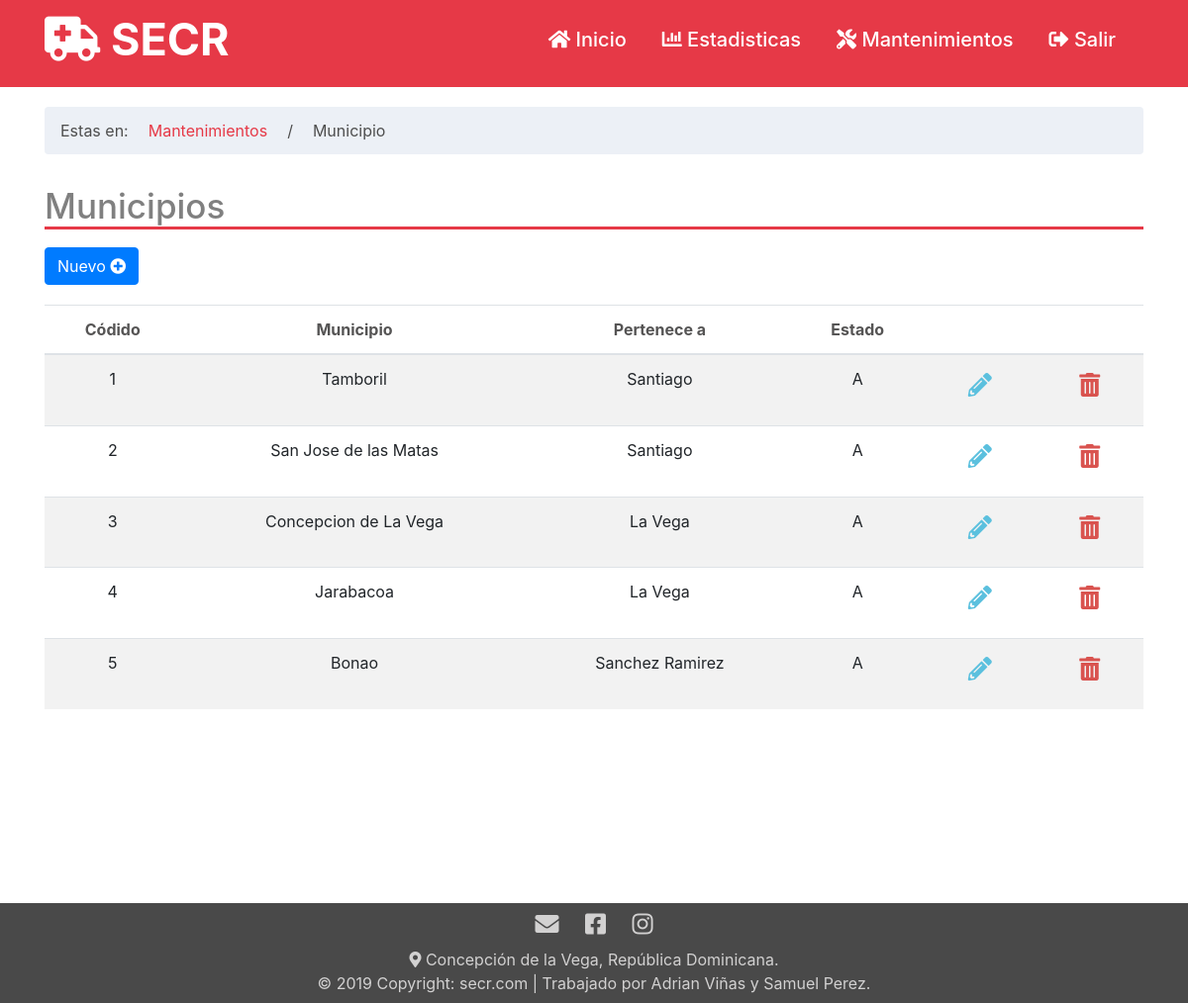
Screenshot of /municipio_mant.php with the database file from the repository.
### tables this page shows
CREATE TABLE `municipio` (
  `id_municipio` int(11) NOT NULL,
  `nombre` varchar(50) NOT NULL,
  `id_provincia` int(11) NOT NULL,
  `estado` char(1) NOT NULL
);

CREATE TABLE `provincia` (
  `id_provincia` int(11) NOT NULL,
  `nombre` varchar(50) NOT NULL,
  `estado` char(1) NOT NULL
);

### php/select.php (called while the page is built, shortened)
<?php
function consultar_join_municipios(){
    include('conexion.php');
    $sql="SELECT municipio.id_municipio, municipio.nombre AS nombre_municipio, provincia.nombre AS nombre_provincia
    , municipio.estado FROM municipio INNER JOIN provincia
    ON municipio.id_provincia = provincia.id_provincia";
    return $result=$mysqli->query($sql);
}
?>

### municipio_mant.php (the view, shortened to what this page needs)
<?php
    include './php/cabe.php';
?>
<div class="container">
    <div class="row">
        <div class="col-lg-12">
        <ol class = "breadcrumb" style="margin-top: 20px; background: rgba(230, 235, 243, 0.74);">
            <li style="color: rgb(78, 78, 78);">Estas en:</li>
            <li class="active" style="color: rgb(78, 78, 78);"><a href="mantenimientos.php" style="color: rgb(230, 57, 71);">Mantenimientos</a></li>
            <li class="active" style="color: rgb(78, 78, 78);">/</li>
            <li class="active" style="color: rgb(78, 78, 78);">Municipio</li>
        </ol>
        </div>
    </div>
    <div class="row">
        <div class="col-lg-12">
            <h2 id="Titulo">Municipios</h2>
        </div>
    </div>
    <div class="row">
        <div class="col-lg-5">
            <a href="municipio_crear.php" class="btn btn-primary btn-md" style="margin-bottom: 20px; margin-top: 10px;">Nuevo <i class="fas fa-plus-circle"></i></a>
        </div>
    </div>
    <div class="row">
        <div class="col-lg-12 col-sm-12">
        <table class="table table-striped" style="text-align: center;" id="example">
                <thead>
                    <tr style="color: rgb(85, 84, 84);">
                        <th>Códido</th>
                        <th>Municipio</th>
                        <th>Pertenece a</th>
                        <th>Estado</th>
                        <th></th>
                        <th></th>
                    </tr>
                </thead>
                <tbody>
                    <?php
                        $query=consultar_join_municipios();
                        while ( $row= $query->fetch_assoc()){
                            echo"
                            <tr>
                                <td>".$row['id_municipio']."</td>
                                <td>".$row['nombre_municipio']."</td>
                                <td>".$row['nombre_provincia']."</td>
                                <td>".$row['estado']."</td>
                                <td>
                                    <a href='municipio_modi.php?id=".$row['id_municipio']."' class='btn btn-sm' style='color: #5bc0de;' ><h4><i class='fas fa-pencil-alt'></i></h4> </a>
                                </td>
                                <td>
                                    <a href='php/procedimientos_municipio.php?accion=DLT&id=".$row['id_municipio']."' class='btn btn-sm' style='color: #d9534f;'><h4><i class='fas fa-trash-alt'></i></h4> </a>
                                </td>
                            </tr>
                        ";
                        }
                    ?>
                </tbody>
     </table>
        </div>
    </div>
</div>
<?php
    include 'php/pie.php';
?>

### css/Estilos_titulo.css (style rules this page uses)
#Titulo { border-bottom: 3px solid rgb(230, 57, 71); color: grey; margin-top: 15px; font-size: 35px; }
body { background: rgb(250, 248, 248); }

### css/Estilos_Pais.css (style rules this page uses)
html, body, #cont { width: 100%; height: 90%; margin: 0; padding: 0; }

### css/EstilosCab1.css (style rules this page uses)
li { margin-right: 20px; }

### rows the page displays
municipio: id_municipio "1", nombre "Tamboril", id_provincia.nombre "Santiago", estado "A"
municipio: id_municipio "2", nombre "San Jose de las Matas", id_provincia.nombre "Santiago", estado "A"
municipio: id_municipio "3", nombre "Concepcion de La Vega", id_provincia.nombre "La Vega", estado "A"
municipio: id_municipio "4", nombre "Jarabacoa", id_provincia.nombre "La Vega", estado "A"
municipio: id_municipio "5", nombre "Bonao", id_provincia.nombre "Sanchez Ramirez", estado "A"
